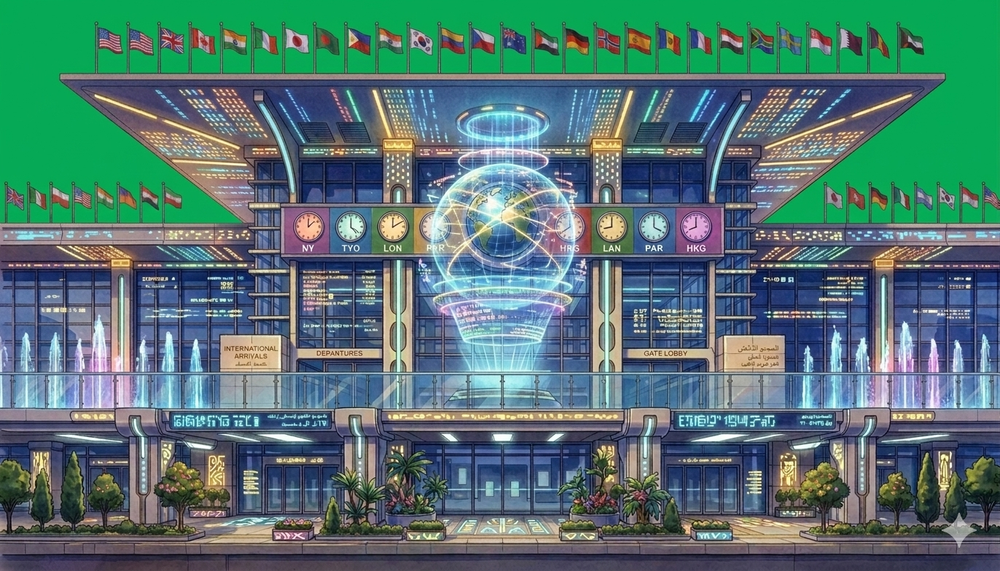
#> input picture assets/ゲーム画像/Gemini_Generated_Image_kvririkvririkvri.png, 1000 x 571 px, shrunk from 1372 x 784 before the run, found by its file name
$ python process_stage8.py
#> lines starting #> are read from the running program, lines starting #| are printed output that depends on the picture
"""Stage8 画像: 緑背景をChroma Keyで透過 + タイトクロップ。"""
from pathlib import Path
from PIL import Image

SRC = Path(r"D:\ゲーム制作\station-builder\assets\Gemini_Generated_Image_kvririkvririkvri.png")
OUT_FINAL = Path(r"D:\ゲーム制作\station-builder\assets\station_stage8.png")

print(f"loading {SRC}")
src = Image.open(SRC).convert("RGBA")
#> src is the input picture: PIL image 1000x571 RGBA; mean R, G, B, A 83.8, 117.3, 115.2, 255
w, h = src.size
#> w = 1000; h = 571
print(f"size: {w}x{h}")
#| size: 1000x571

print("chroma key (pure green removal)...")
pixels = src.load()
for y in range(h):
    for x in range(w):
        r, g, b, a = pixels[x, y]
        if g > 140 and g > r * 1.4 and g > b * 1.4:
            pixels[x, y] = (0, 0, 0, 0)
        elif g > 120 and g > r * 1.2 and g > b * 1.2:
            new_a = max(0, a - 128)
            pixels[x, y] = (r, g, b, new_a)

print("tight cropping...")
bbox = src.getbbox()
#> bbox = (0, 21, 1000, 571)
print(f"bbox: {bbox}")
#| bbox: (0, 21, 1000, 571)
cropped = src.crop(bbox) if bbox else src
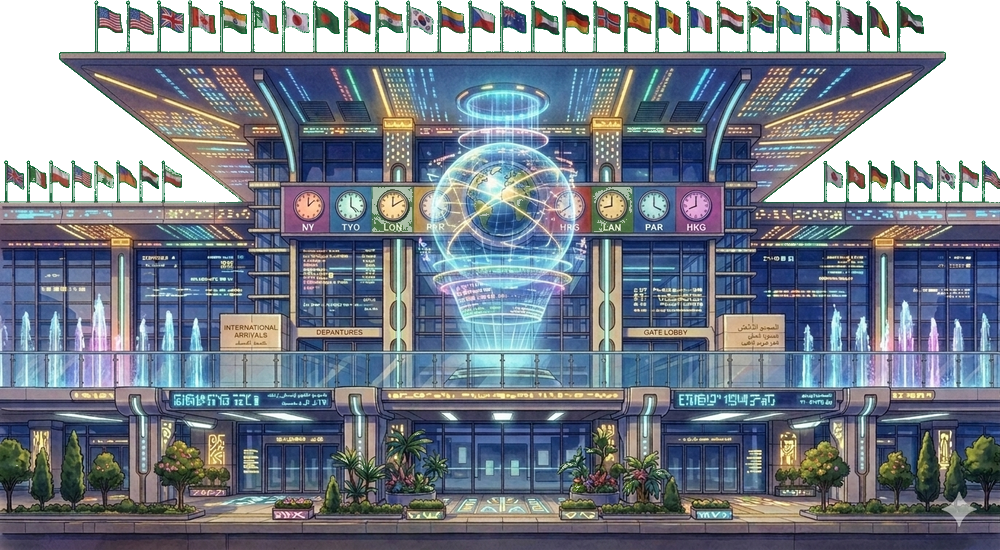
#> cropped: PIL image 1000x550 RGBA; mean R, G, B, A 85.5, 93.8, 105.2, 220.8; transparent parts drawn white

# 上部を少し削って横長化（万国旗の一部を残しつつ）
cw, ch = cropped.size
#> cw = 1000; ch = 550
top_crop = int(ch * 0.10)
#> top_crop = 55
cropped = cropped.crop((0, top_crop, cw, ch))
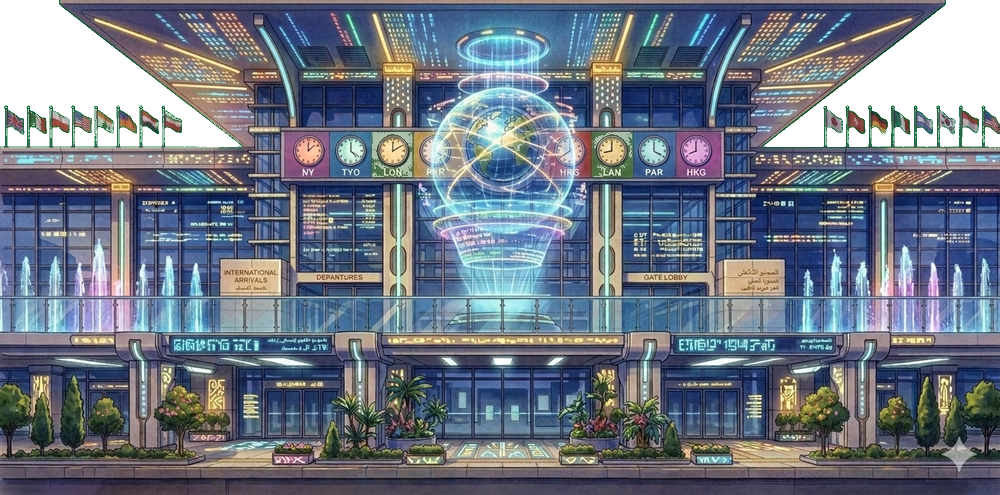
#> cropped: PIL image 1000x495 RGBA; mean R, G, B, A 91.3, 99.8, 113.2, 235.6; transparent parts drawn white
print(f"after top trim: {cropped.size} (ratio={cropped.size[0]/cropped.size[1]:.2f})")
#| after top trim: (1000, 495) (ratio=2.02)

cropped.save(OUT_FINAL)
print(f"saved {OUT_FINAL}")

$ run again, with assets/ゲーム画像/Gemini_Generated_Image_bnggwhbnggwhbngg_transparent.png copied over assets/ゲーム画像/Gemini_Generated_Image_kvririkvririkvri.png
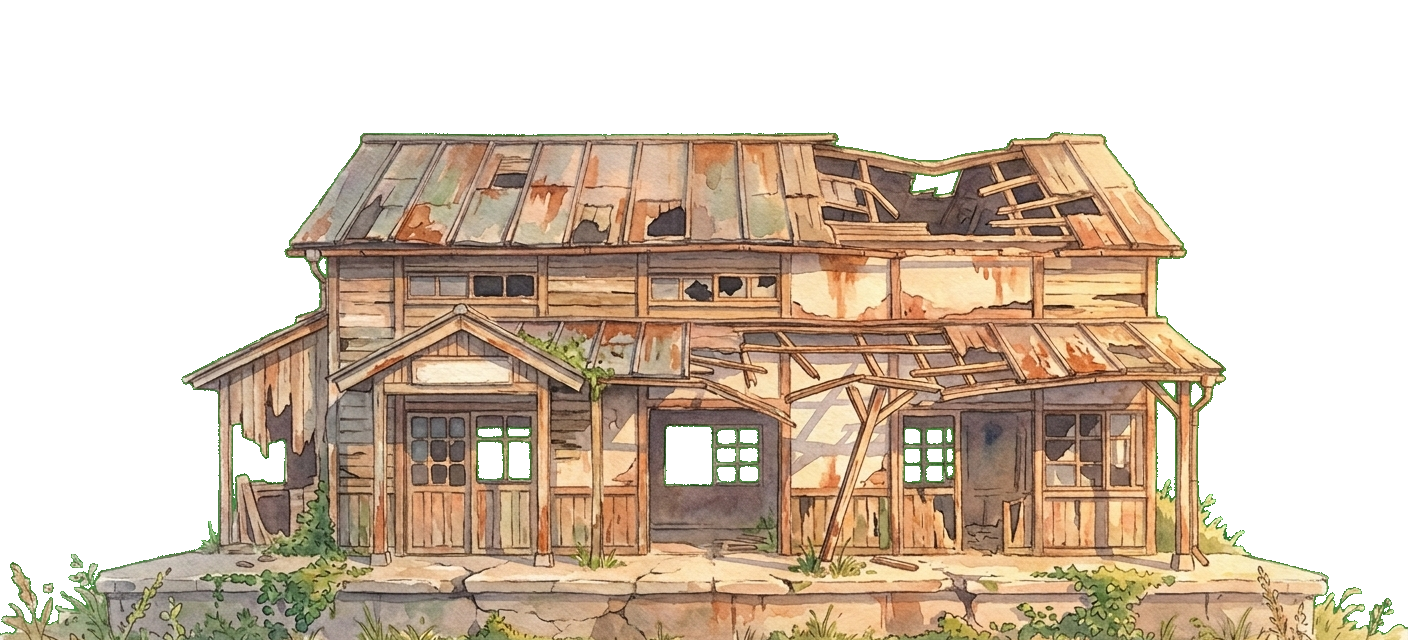
#> input picture assets/ゲーム画像/Gemini_Generated_Image_bnggwhbnggwhbngg_transparent.png, 1408 x 640 px, found by its file name
#> src is the input picture: PIL image 1408x640 RGBA; mean R, G, B, A 93, 76.9, 60.1, 136.2
#| size: 1408x640
#> bbox = (0, 132, 1408, 640)
#| bbox: (0, 132, 1408, 640)
#> `cropped = src.crop(bbox) if bbox else src`:
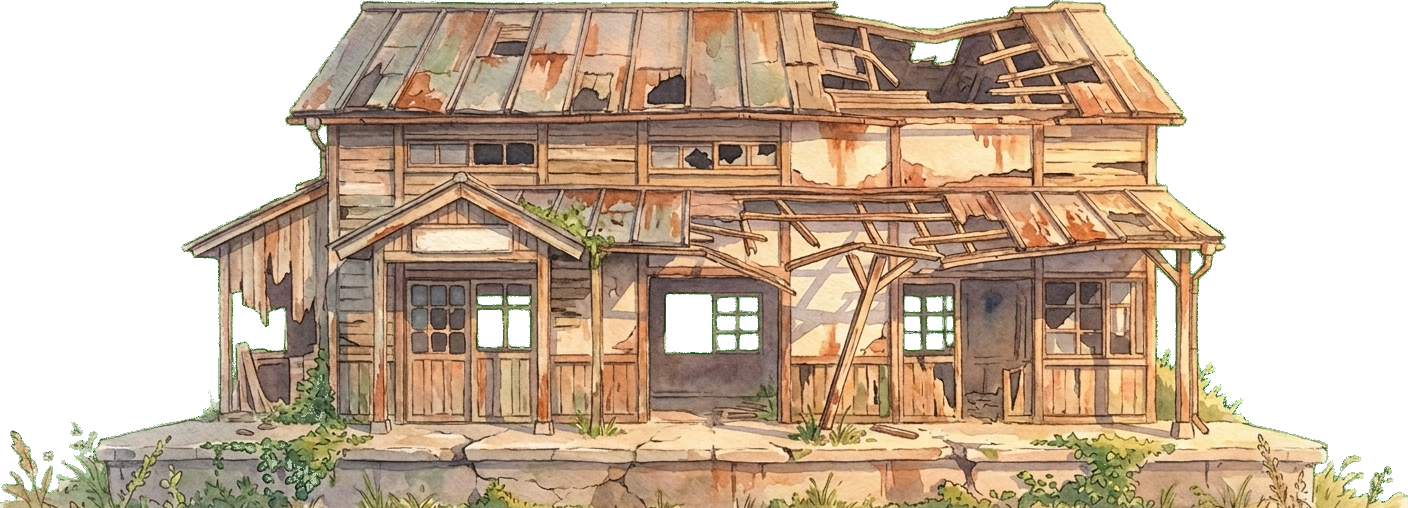
#> cropped: PIL image 1408x508 RGBA; mean R, G, B, A 117.1, 96.7, 75.6, 170.3; transparent parts drawn white
#> `cropped = cropped.crop((0, top_crop, cw, ch))`:
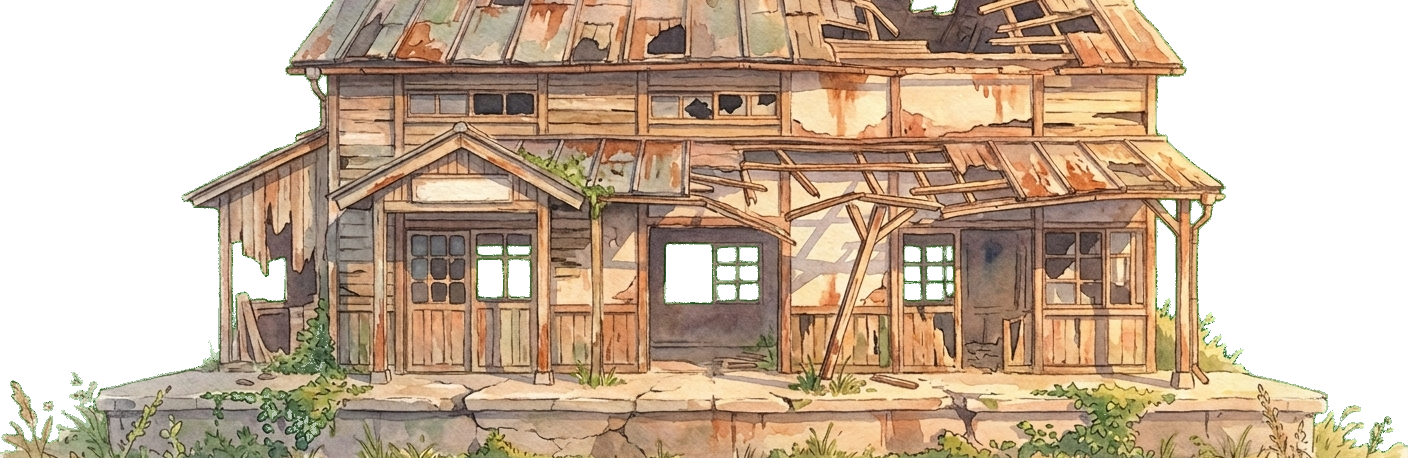
#> cropped: PIL image 1408x458 RGBA; mean R, G, B, A 120.7, 99.6, 77.8, 176; transparent parts drawn white
#| after top trim: (1408, 458) (ratio=3.07)

$ run again, with assets/ゲーム画像/Gemini_Generated_Image_h4uxf5h4uxf5h4ux (1).png copied over assets/ゲーム画像/Gemini_Generated_Image_kvririkvririkvri.png
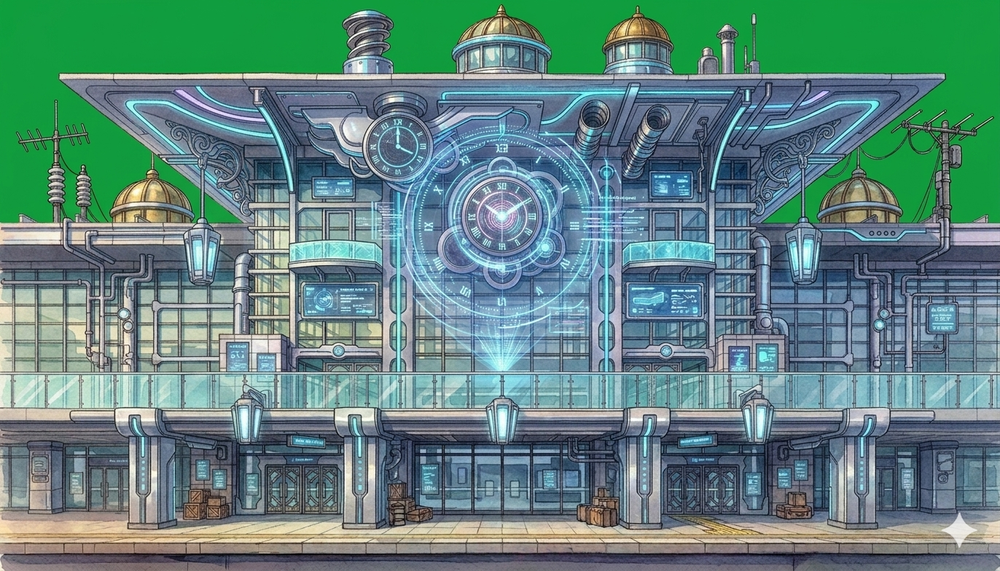
#> input picture assets/ゲーム画像/Gemini_Generated_Image_h4uxf5h4uxf5h4ux (1).png, 1000 x 571 px, shrunk from 1372 x 784 before the run, found by its file name
#> src is the input picture: PIL image 1000x571 RGBA; mean R, G, B, A 96.6, 133.9, 127.7, 255
#| size: 1000x571
#> bbox = (0, 4, 1000, 571)
#| bbox: (0, 4, 1000, 571)
#> `cropped = src.crop(bbox) if bbox else src`:
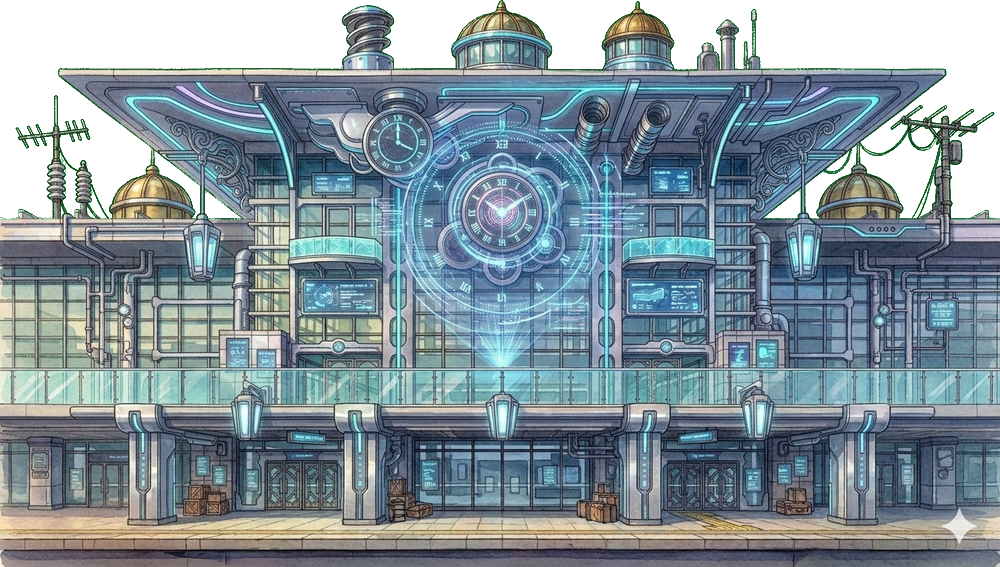
#> cropped: PIL image 1000x567 RGBA; mean R, G, B, A 94.5, 110.5, 118.8, 216.4; transparent parts drawn white
#> `cropped = cropped.crop((0, top_crop, cw, ch))`:
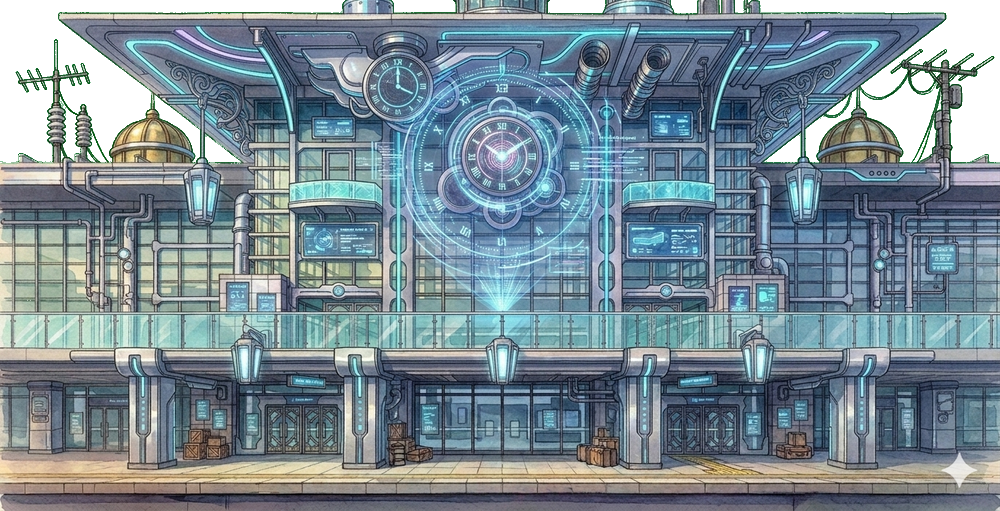
#> cropped: PIL image 1000x511 RGBA; mean R, G, B, A 102.8, 120.3, 129.8, 235.5; transparent parts drawn white
#| after top trim: (1000, 511) (ratio=1.96)

$ run again, with assets/ゲーム画像/OIG1.F_transparent.png copied over assets/ゲーム画像/Gemini_Generated_Image_kvririkvririkvri.png
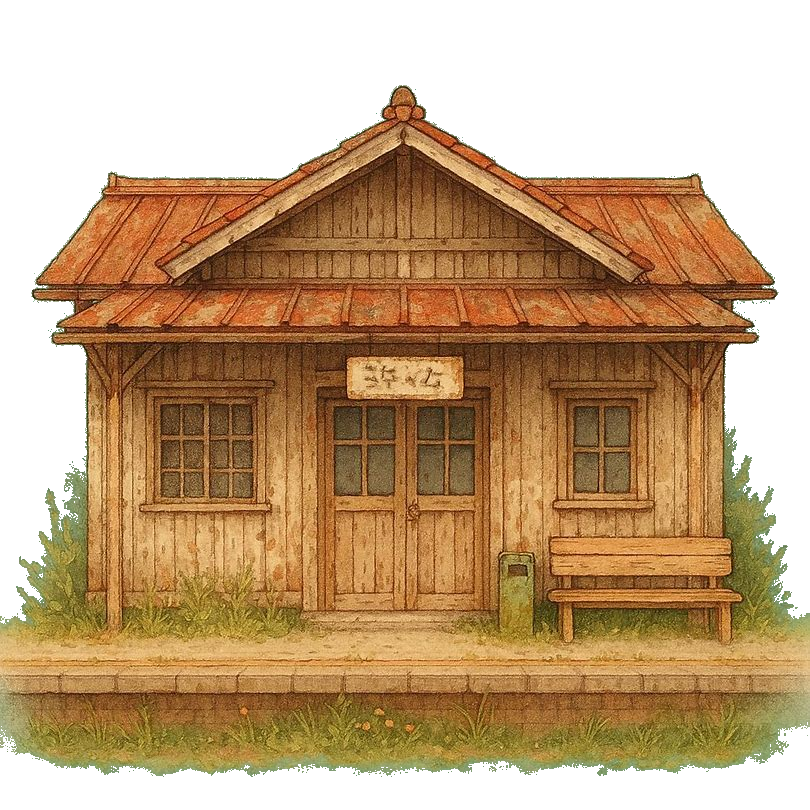
#> input picture assets/ゲーム画像/OIG1.F_transparent.png, 810 x 810 px, found by its file name
#> src is the input picture: PIL image 810x810 RGBA; mean R, G, B, A 106.2, 75.5, 39.9, 167.6
#| size: 810x810
#> bbox = (0, 85, 810, 777)
#| bbox: (0, 85, 810, 777)
#> `cropped = src.crop(bbox) if bbox else src`:
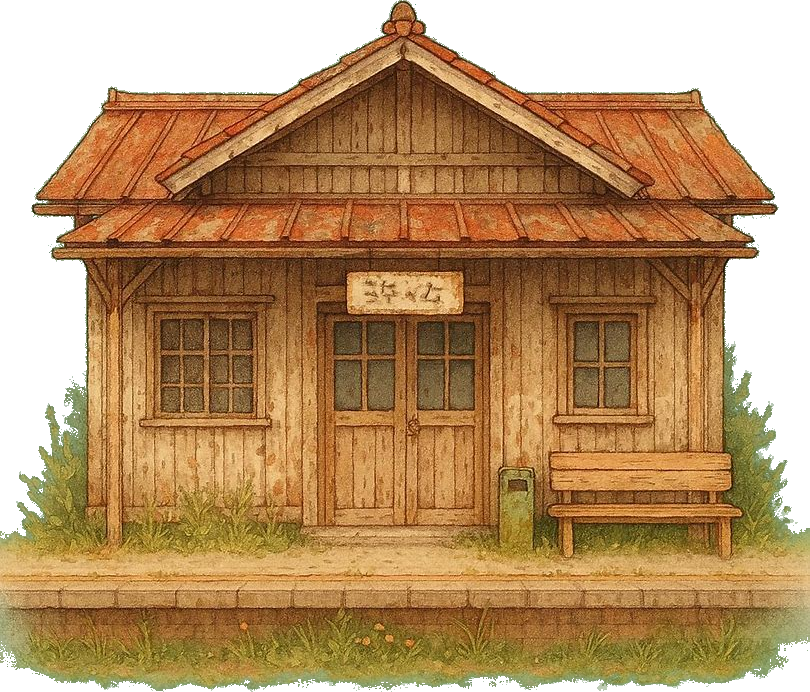
#> cropped: PIL image 810x692 RGBA; mean R, G, B, A 124.3, 88.4, 46.7, 195.9; transparent parts drawn white
#> `cropped = cropped.crop((0, top_crop, cw, ch))`:
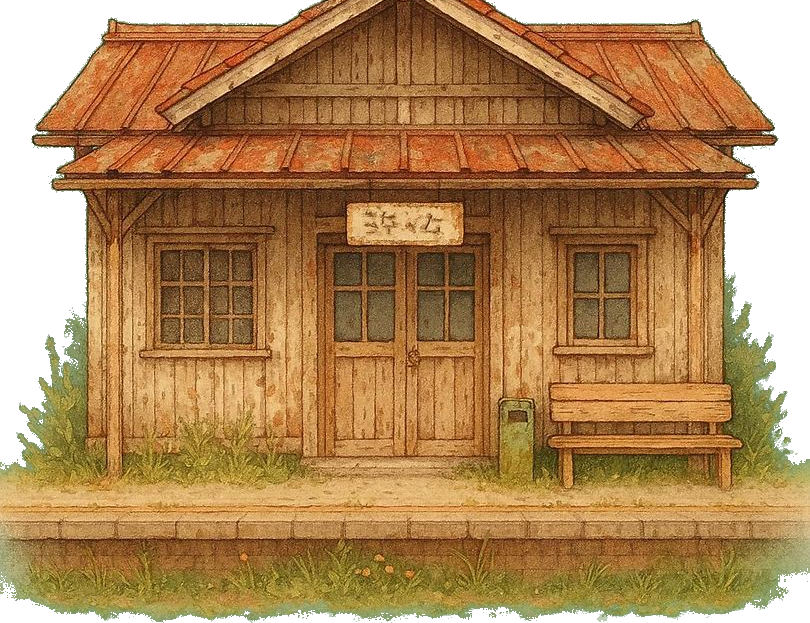
#> cropped: PIL image 810x623 RGBA; mean R, G, B, A 136.6, 97.2, 51.3, 215.2; transparent parts drawn white
#| after top trim: (810, 623) (ratio=1.30)
